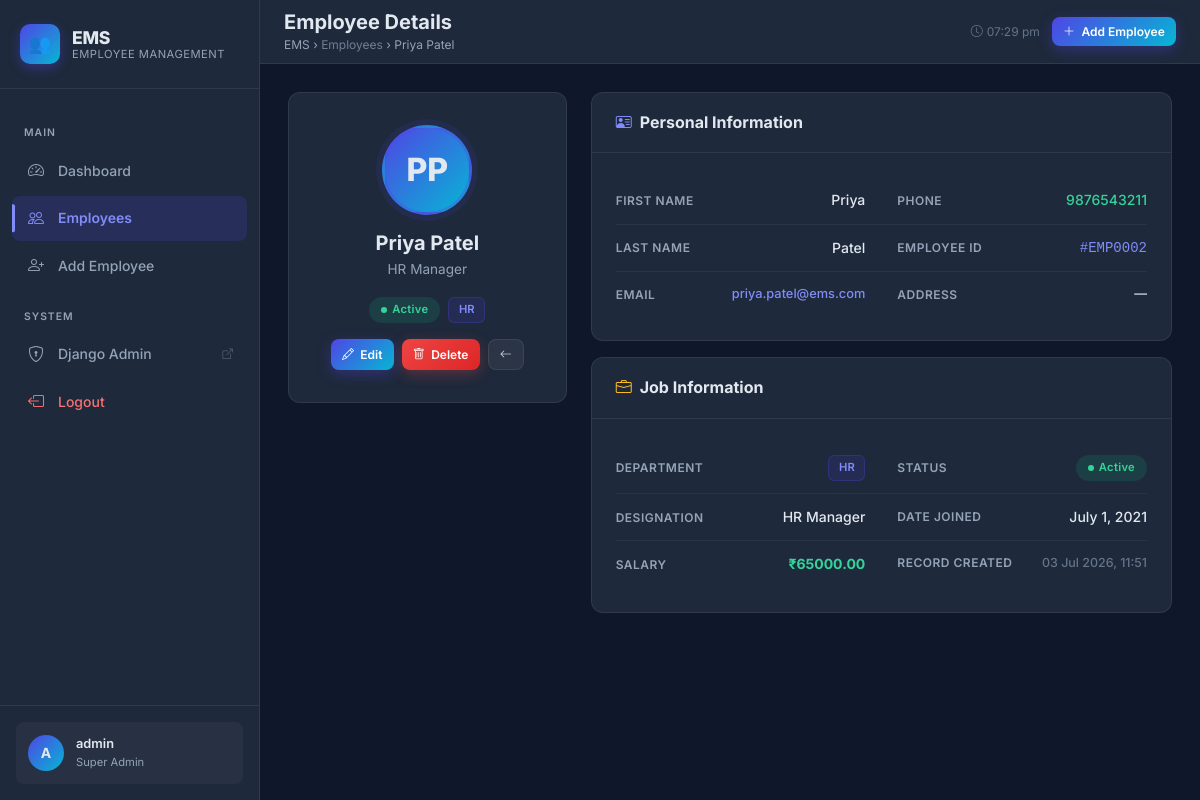
The page /employees/2/ (signed in) on the database its author committed.
### employees/models.py (models this page shows, shortened)
class Employee(models.Model):
    first_name = models.CharField(max_length=100)
    last_name = models.CharField(max_length=100)
    email = models.EmailField(unique=True)
    phone = models.CharField(max_length=15)
    department = models.CharField(max_length=50, choices=DEPARTMENT_CHOICES)
    designation = models.CharField(max_length=100)
    salary = models.DecimalField(max_digits=10, decimal_places=2)
    date_joined = models.DateField()
    status = models.CharField(max_length=20, choices=STATUS_CHOICES, default='Active')
    photo = models.ImageField(upload_to='employee_photos/', blank=True, null=True)
    address = models.TextField(blank=True, null=True)
    created_at = models.DateTimeField(auto_now_add=True)
    updated_at = models.DateTimeField(auto_now=True)
    def get_full_name(self):
        return f"{self.first_name} {self.last_name}"
    class Meta:
        ordering = ['-created_at']
        verbose_name = 'Employee'
        verbose_name_plural = 'Employees'

### employees/views.py (the view)
# urls.py: path('employees/<int:pk>/', views.employee_detail, name='employee_detail'),
@login_required
def employee_detail(request, pk):
    employee = get_object_or_404(Employee, pk=pk)
    context = {
        'employee': employee,
        'page_title': f'{employee.get_full_name()} — Details',
    }
    return render(request, 'employees/employee_detail.html', context)

### employees/templates/employees/employee_detail.html (shortened to what this page needs)
{% extends 'employees/base.html' %}
{% block page_title %}Employee Details{% endblock %}
{% block breadcrumb %}
  <a href="{% url 'employee_list' %}" style="color:inherit; opacity:0.7;">Employees</a>
  &rsaquo; {{ employee.get_full_name }}
{% endblock %}
{% block content %}
<div class="row g-4">
  <div class="col-12 col-lg-4">
    <div class="ems-card text-center" style="padding:2rem;">
      <div class="detail-avatar mx-auto mb-3">
        {% if employee.photo %}
          <img src="{{ employee.photo.url }}" alt="{{ employee.get_full_name }}">
        {% else %}
          {{ employee.first_name|first|upper }}{{ employee.last_name|first|upper }}
        {% endif %}
      </div>
      <h2 style="font-size:1.25rem; font-weight:700; margin-bottom:0.25rem;">
        {{ employee.get_full_name }}
      </h2>
      <p style="color:#94a3b8; font-size:0.85rem; margin-bottom:1rem;">
        {{ employee.designation }}
      </p>
      <div class="d-flex justify-content-center gap-2 mb-3">
        <span class="badge-status
          {% if employee.status == 'Active' %}badge-active
          {% elif employee.status == 'Inactive' %}badge-inactive
          {% else %}badge-on-leave{% endif %}">
          {{ employee.status }}
        </span>
        <span class="badge-dept">{{ employee.department }}</span>
      </div>
      <div class="d-flex gap-2 justify-content-center">
        <a href="{% url 'employee_edit' employee.pk %}"
           class="btn-ems btn-ems-primary btn-ems-sm" id="edit-from-detail">
          <i class="bi bi-pencil"></i> Edit
        </a>
        <a href="{% url 'employee_delete' employee.pk %}"
           class="btn-ems btn-ems-danger btn-ems-sm" id="delete-from-detail">
          <i class="bi bi-trash"></i> Delete
        </a>
        <a href="{% url 'employee_list' %}"
           class="btn-ems btn-ems-ghost btn-ems-sm" id="back-from-detail">
          <i class="bi bi-arrow-left"></i>
        </a>
      </div>
    </div>
  </div>
  <div class="col-12 col-lg-8">
    <div class="ems-card mb-3">
      <div class="ems-card-header">
        <h3 class="ems-card-title"><i class="bi bi-person-vcard me-2" style="color:#818cf8;"></i>Personal Information</h3>
      </div>
      <div class="ems-card-body">
        <div class="row g-0">
          <div class="col-12 col-md-6">
            <div class="detail-field" style="padding-right:1rem;">
              <span class="detail-field-label">First Name</span>
              <span class="detail-field-value">{{ employee.first_name }}</span>
            </div>
            <div class="detail-field" style="padding-right:1rem;">
              <span class="detail-field-label">Last Name</span>
              <span class="detail-field-value">{{ employee.last_name }}</span>
            </div>
            <div class="detail-field" style="padding-right:1rem;">
              <span class="detail-field-label">Email</span>
              <span class="detail-field-value" style="font-size:0.8rem;">
                <a href="mailto:{{ employee.email }}" style="color:#818cf8;">{{ employee.email }}</a>
              </span>
            </div>
          </div>
          <div class="col-12 col-md-6">
            <div class="detail-field" style="padding-left:1rem;">
              <span class="detail-field-label">Phone</span>
              <span class="detail-field-value">
                <a href="tel:{{ employee.phone }}" style="color:#34d399;">{{ employee.phone }}</a>
              </span>
            </div>
            <div class="detail-field" style="padding-left:1rem;">
              <span class="detail-field-label">Employee ID</span>
              <span class="detail-field-value" style="font-family:monospace; color:#818cf8;">
                #EMP{{ employee.pk|stringformat:"04d" }}
              </span>
            </div>
            <div class="detail-field" style="padding-left:1rem;">
              <span class="detail-field-label">Address</span>
              <span class="detail-field-value" style="font-size:0.8rem; max-width:180px; text-align:right;">
                {{ employee.address|default:"—" }}
              </span>
            </div>
          </div>
        </div>
      </div>
    </div>
    <div class="ems-card">
      <div class="ems-card-header">
        <h3 class="ems-card-title"><i class="bi bi-briefcase me-2" style="color:#fbbf24;"></i>Job Information</h3>
      </div>
      <div class="ems-card-body">
        <div class="row g-0">
          <div class="col-12 col-md-6">
            <div class="detail-field" style="padding-right:1rem;">
              <span class="detail-field-label">Department</span>
              <span class="badge-dept">{{ employee.department }}</span>
            </div>
            <div class="detail-field" style="padding-right:1rem;">
              <span class="detail-field-label">Designation</span>
              <span class="detail-field-value">{{ employee.designation }}</span>
            </div>
            <div class="detail-field" style="padding-right:1rem;">
              <span class="detail-field-label">Salary</span>
              <span class="salary-text">₹{{ employee.salary|floatformat:2 }}</span>
            </div>
          </div>
          <div class="col-12 col-md-6">
            <div class="detail-field" style="padding-left:1rem;">
              <span class="detail-field-label">Status</span>
              <span class="badge-status
                {% if employee.status == 'Active' %}badge-active
                {% elif employee.status == 'Inactive' %}badge-inactive
                {% else %}badge-on-leave{% endif %}">
                {{ employee.status }}
              </span>
            </div>
            <div class="detail-field" style="padding-left:1rem;">
              <span class="detail-field-label">Date Joined</span>
              <span class="detail-field-value">{{ employee.date_joined }}</span>
            </div>
            <div class="detail-field" style="padding-left:1rem;">
              <span class="detail-field-label">Record Created</span>
              <span class="detail-field-value" style="font-size:0.78rem; color:#64748b;">
                {{ employee.created_at|date:"d M Y, H:i" }}
              </span>
            </div>
          </div>
        </div>
      </div>
    </div>
  </div>
</div>
{% endblock %}

### employees/templates/employees/base.html (shortened to what this page needs)
{% load static %}
<!DOCTYPE html>
<html lang="en">
<head>
  <link href="https://cdn.jsdelivr.net/npm/bootstrap@5.3.2/dist/css/bootstrap.min.css" rel="stylesheet">
  <link href="https://cdn.jsdelivr.net/npm/bootstrap-icons@1.11.3/font/bootstrap-icons.min.css" rel="stylesheet">
  <link href="{% static 'css/ems.css' %}" rel="stylesheet">
</head>
<body>
{% block body %}
<div class="app-wrapper">
  <aside class="sidebar" id="sidebar">
    <div class="sidebar-brand">
      <div class="brand-icon">👥</div>
      <div class="brand-text">
        EMS
        <small>Employee Management</small>
      </div>
    </div>
    <nav class="sidebar-nav">
      <div class="nav-section-label">Main</div>
      <a href="{% url 'dashboard' %}" id="nav-dashboard"
         class="nav-item-link {% if request.resolver_match.url_name == 'dashboard' %}active{% endif %}">
        <span class="nav-icon"><i class="bi bi-speedometer2"></i></span>
        Dashboard
      </a>
      <a href="{% url 'employee_list' %}" id="nav-employees"
         class="nav-item-link {% if 'employee' in request.resolver_match.url_name %}active{% endif %}">
        <span class="nav-icon"><i class="bi bi-people"></i></span>
        Employees
      </a>
      <a href="{% url 'employee_add' %}" id="nav-add-employee"
         class="nav-item-link {% if request.resolver_match.url_name == 'employee_add' %}active{% endif %}">
        <span class="nav-icon"><i class="bi bi-person-plus"></i></span>
        Add Employee
      </a>
      <div class="nav-section-label">System</div>
      <a href="/admin/" id="nav-admin" class="nav-item-link" target="_blank">
        <span class="nav-icon"><i class="bi bi-shield-lock"></i></span>
        Django Admin
        <i class="bi bi-box-arrow-up-right ms-auto" style="font-size:0.65rem; opacity:0.5;"></i>
      </a>
      <a href="{% url 'logout' %}" id="nav-logout" class="nav-item-link" style="color:#f87171;">
        <span class="nav-icon"><i class="bi bi-box-arrow-left"></i></span>
        Logout
      </a>
    </nav>
    <div class="sidebar-footer">
      <div class="user-card">
        <div class="user-avatar">
          {{ request.user.username|first|upper }}
        </div>
        <div class="user-info">
          <div class="user-name">{{ request.user.get_full_name|default:request.user.username }}</div>
          <div class="user-role">{% if request.user.is_superuser %}Super Admin{% else %}Staff{% endif %}</div>
        </div>
      </div>
    </div>
  </aside>
  <main class="main-content">
    <header class="topbar">
      <div class="d-flex align-items-center gap-3">
        <div class="page-title-area">
          <h1>{% block page_title %}Dashboard{% endblock %}</h1>
          <div class="breadcrumb-text">
            EMS &rsaquo; {% block breadcrumb %}Dashboard{% endblock %}
          </div>
        </div>
      </div>
      <div class="topbar-actions">
        <span class="d-none d-sm-flex align-items-center gap-1" style="font-size:0.75rem; color:#64748b;">
          <i class="bi bi-clock"></i>
          <span id="live-time"></span>
        </span>
        <a href="{% url 'employee_add' %}" class="btn-ems btn-ems-primary btn-ems-sm" id="topbar-add-btn">
          <i class="bi bi-plus-lg"></i> Add Employee
        </a>
      </div>
    </header>
    <div class="page-content fade-in">
      {% block content %}{% endblock %}
    </div>
  </main>
</div>
{% endblock %}
</body>
</html>

### rows shown on the page
Employee: get_full_name "Priya Patel", first_name|first "P", last_name|first "P", designation "HR Manager", status "Active", department "HR", first_name "Priya", last_name "Patel", email "priya.patel@ems.com", phone "9876543211", pk "0002", address "—", salary "65000.00", date_joined "July 1, 2021", created_at "03 Jul 2026, 11:51"

### other values the page prints
{{ request.user.username|first|upper }} "A"
{{ request.user.get_full_name|default:request.user.username }} "admin"
